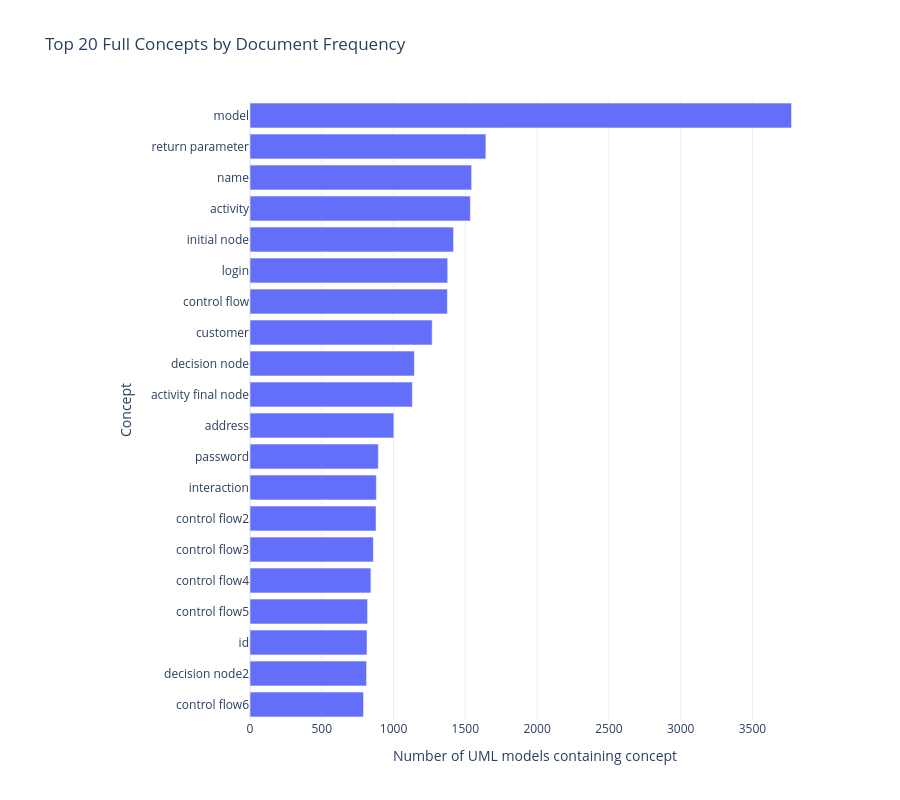

This figure's notebook cell:
### Code cell
concept_df_counter = Counter()
for name_list in docs_df["names"]:
    concept_df_counter.update(set(name_list))  # set() ensures max 1 count per model

concept_docfreq_df = (
    pd.DataFrame(concept_df_counter.items(), columns=["concept", "doc_freq"])
    .sort_values("doc_freq", ascending=False)
    .head(20)
    .sort_values("doc_freq", ascending=True)
)

fig = px.bar(
    concept_docfreq_df,
    x="doc_freq",
    y="concept",
    orientation="h",
    title="Top 20 Full Concepts by Document Frequency",
    labels={"doc_freq": "Number of UML models containing concept", "concept": "Concept"},
    template=PLOTLY_TEMPLATE,
)
fig.update_layout(
    height=800,  # make plot taller
    margin=dict(l=250),  # more space for long concept names
    yaxis=dict(automargin=True),
)
fig.show()

### Figure 1 — Plotly figure (JSON) as saved in the notebook; plotly's stock layout.template omitted (floating-point values rounded to 4 significant figures)
{"data": [{"hovertemplate": "Number of UML models containing concept=%{x}<br>Concept=%{y}<extra></extra>", "legendgroup": "", "marker": {"color": "#636efa", "pattern": {"shape": ""}}, "name": "", "orientation": "h", "showlegend": false, "textposition": "auto", "type": "bar", "x": [791, 812, 815, 819, 842, 859, 878, 880, 894, 1002, 1131, 1145, 1269, 1375, 1377, 1418, 1535, 1544, 1643, 3772], "xaxis": "x", "y": ["control flow6", "decision node2", "id", "control flow5", "control flow4", "control flow3", "control flow2", "interaction", "password", "address", "activity final node", "decision node", "customer", "control flow", "login", "initial node", "activity", "name", "return parameter", "model"], "yaxis": "y"}], "layout": {"barmode": "relative", "height": 800, "legend": {"tracegroupgap": 0}, "margin": {"l": 250}, "title": {"text": "Top 20 Full Concepts by Document Frequency"}, "xaxis": {"anchor": "y", "domain": [0, 1], "title": {"text": "Number of UML models containing concept"}}, "yaxis": {"anchor": "x", "automargin": true, "domain": [0, 1], "title": {"text": "Concept"}}}}
